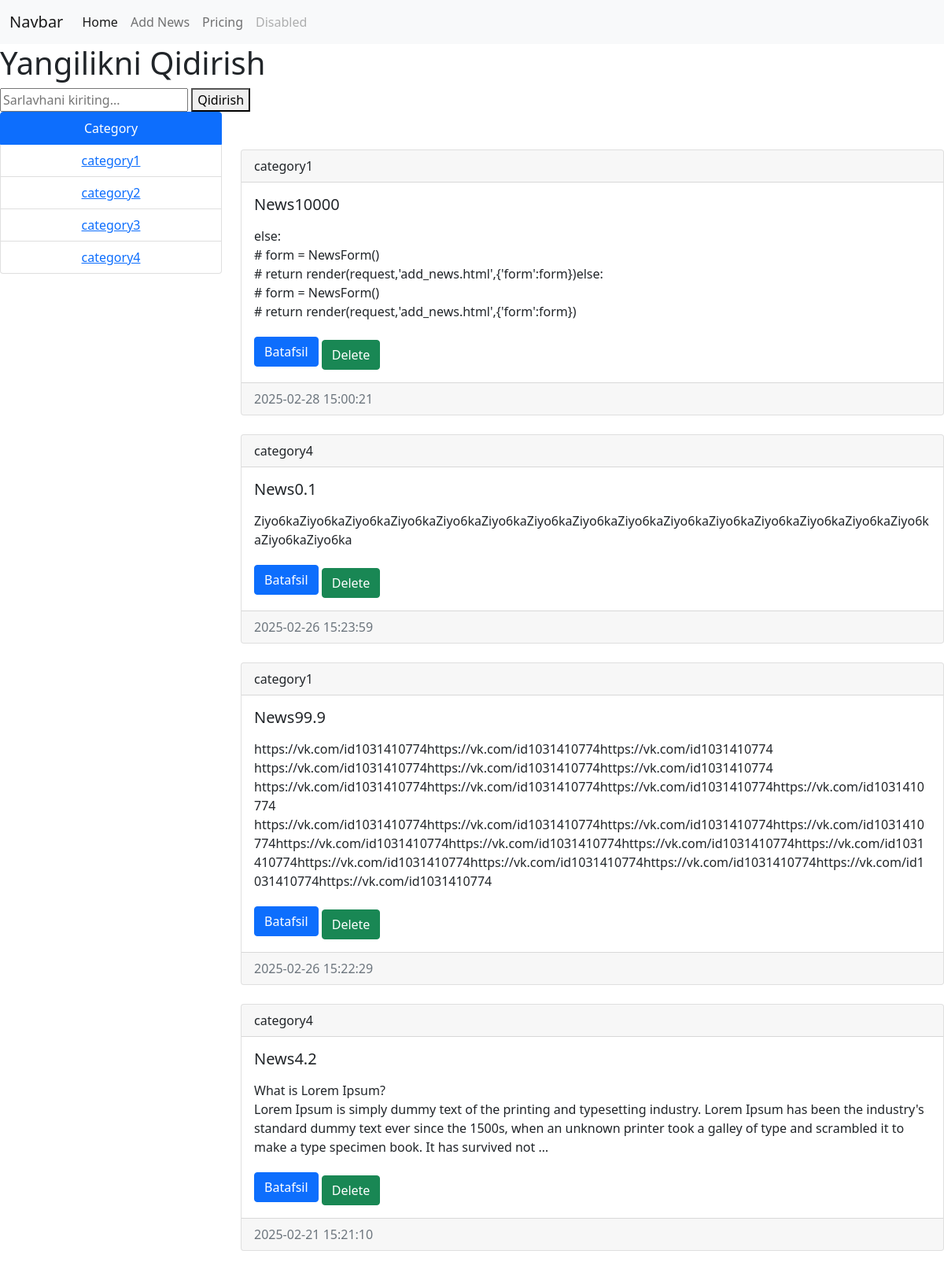
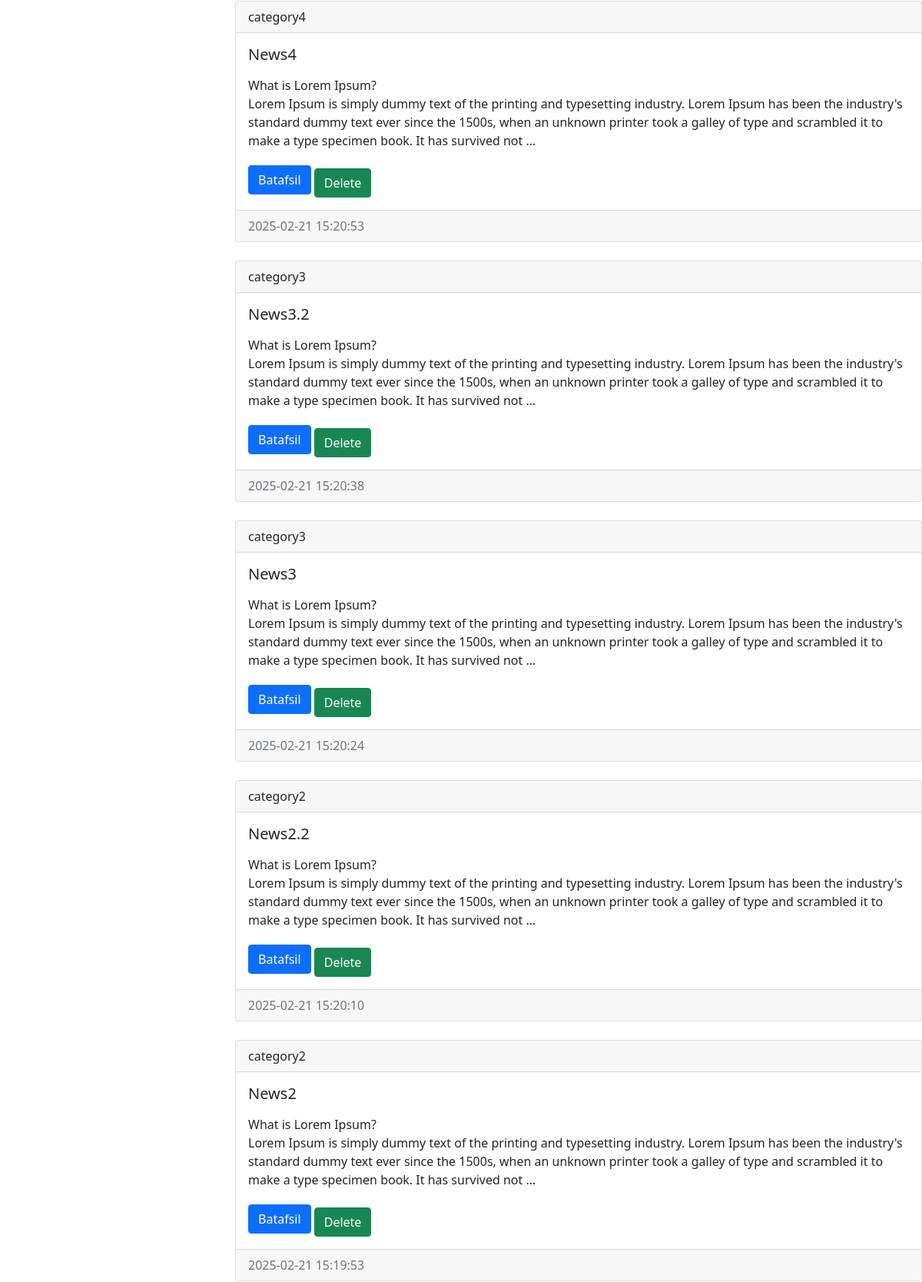
Before: /index/ (upper part) with the older database file (2 pictures, top to bottom).
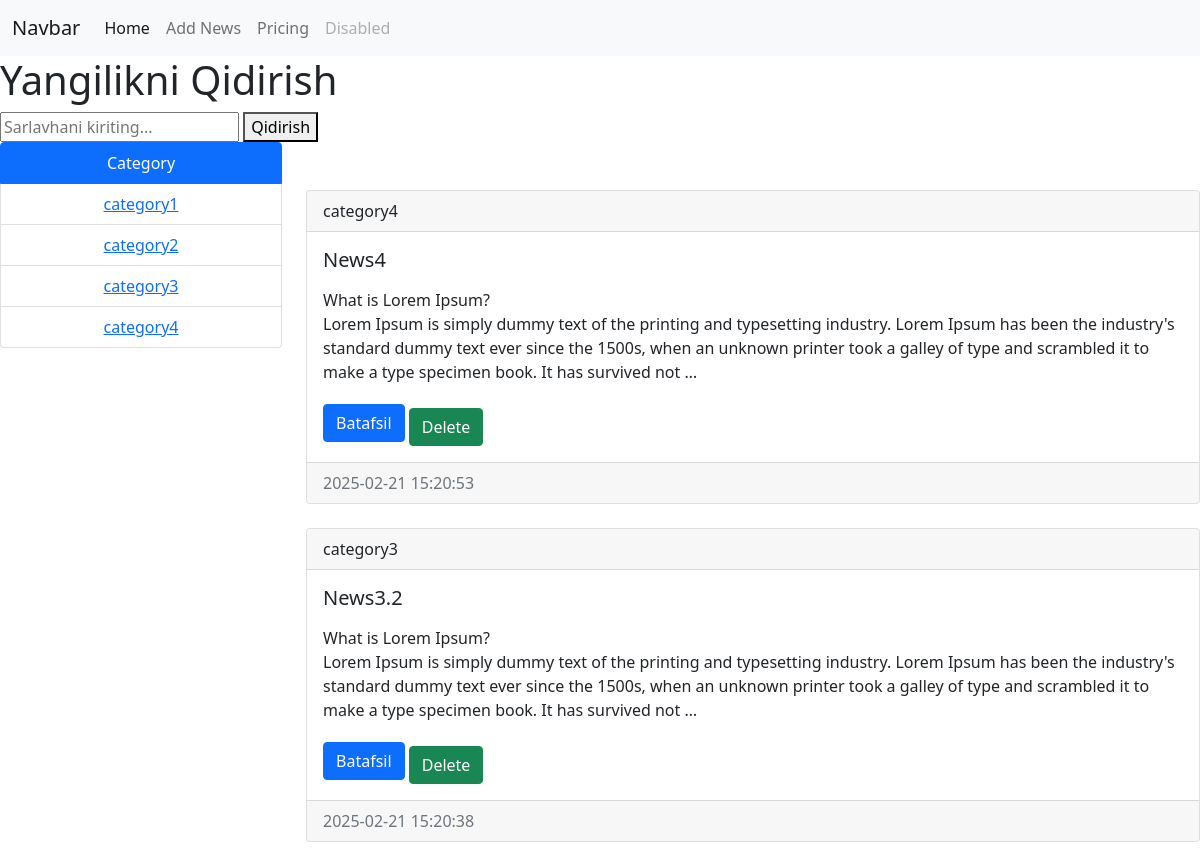
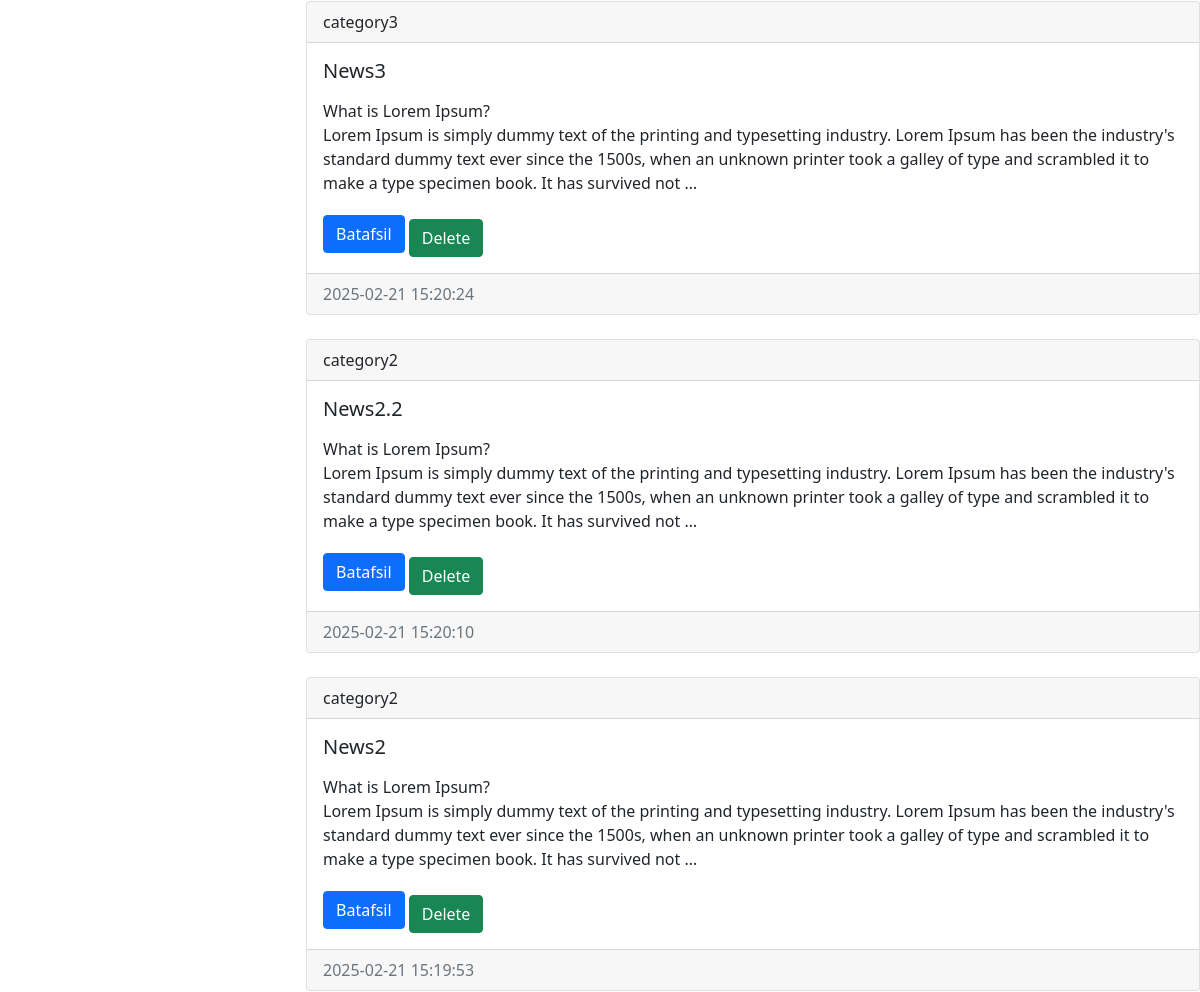
After: the same page with the newer database file (2 pictures, top to bottom).
### configapp/models.py (models this page shows, shortened)
class Categories(models.Model):
    title = models.CharField(max_length=50)
    def __str__(self):
        return self.title

class News(models.Model):
    title = models.CharField(max_length=50, verbose_name='news')
    context = models.TextField(blank=True)
    created_ed = models.DateTimeField(auto_now_add=True)
    updated_ed = models.DateTimeField(auto_now=True)
    category = models.ForeignKey(Categories, on_delete=models.CASCADE,related_name="get_news")
    video = models.FileField(upload_to='videos/', blank=True, null=True,default='default.jpg')
    photos = models.ImageField(upload_to='photos/%Y/%m/%d/',null=True,blank=True,default='default.jpg')
    is_bool = models.BooleanField(default=True)
    views=models.IntegerField(default=0)
    class Meta:
        verbose_name = "NEW"
        verbose_name_plural = "NEWS"
        ordering = ['-created_ed']

### configapp/views.py (the view)
# urls.py: path('index/', index, name="home"),
def index(request):
    news = News.objects.all()
    categories = Categories.objects.all()
    context = {
        'news': news,
        'categories': categories,
    }
    return render(request, 'index.html', context=context)

### configapp/templates/index.html (shortened to what this page needs)
<!DOCTYPE html>
<html lang="en">
<head>
</head>
<body>
<nav class="navbar navbar-expand-lg navbar-light bg-light">
  <div class="container-fluid">
    <a class="navbar-brand" href="#">Navbar</a>
    <div class="collapse navbar-collapse" id="navbarNav">
      <ul class="navbar-nav">
        <li class="nav-item">
          <a class="nav-link active" aria-current="page" href="{% url 'home' %}">Home</a>
        </li>
        <li class="nav-item">
          <a class="nav-link" href="{% url 'add_news' %}">Add News</a>
        </li>
        <li class="nav-item">
          <a class="nav-link" href="#">Pricing</a>
        </li>
        <li class="nav-item">
          <a class="nav-link disabled" href="#" tabindex="-1" aria-disabled="true">Disabled</a>
        </li>
      </ul>
    </div>
  </div>
</nav>
<h1>Yangilikni Qidirish</h1>
    <form method="GET" action="">
        <input type="text" name="q" placeholder="Sarlavhani kiriting..." value="{{ query }}">
        <button type="submit">Qidirish</button>
    </form>
<div class="row">
  <div class="col-3 text-center mt-6">
    <ul class="list-group">
  <li class="list-group-item active" aria-current="true">Category</li>
  {% for item in categories %}
  <li class="list-group-item"><a href="{% url 'categories' item.pk %}" class="">{{item.title}}</a></li>
  {% endfor %}
    </ul>
  </div>
  <div class="col-9 mt-4">
    {% for item in news%}
    <div class="card mt-4 ">
  <div class="card-header">
    {{item.category}}
  </div>
  <div class="card-body">
    <h5 class="card-title">{{item.title}}</h5>
      <p class="card-text">{{item.context  |safe|linebreaks|truncatewords:50}}</p>
    <a href="{% url 'new_about' item.pk %}" class="btn btn-primary">Batafsil</a>
    <a href="{% url 'delete_new' item.pk %}" class="btn btn-success mt-2">Delete</a>
    </div>
  <div class="card-footer text-muted">
    {{item.created_ed | date:'Y-m-d H:i:s'}}
  </div>
</div>
    {% endfor %}
  </div>
</div>
<link href="https://cdn.jsdelivr.net/npm/bootstrap@5.0.2/dist/css/bootstrap.min.css" rel="stylesheet">
</body>
</html>

Changed rows visible on the page:
removed News: category "category1", title "News10000", context "else: # form = NewsForm() # return render(request,'add_news.html',{'form':form})else: # form = NewsForm() # return render(request,'add_news.html',{'form':form})", created_ed "2025-02-28 15:00:21"
removed News: category "category4", title "News0.1", context "Ziyo6kaZiyo6kaZiyo6kaZiyo6kaZiyo6kaZiyo6kaZiyo6kaZiyo6kaZiyo6kaZiyo6kaZiyo6kaZiyo6kaZiyo6kaZiyo6kaZiyo6kaZiyo6kaZiyo6ka", created_ed "2025-02-26 15:23:59"
removed News: category "category1", title "News99.9", context "https://vk.com/id1031410774https://vk.com/id1031410774https://vk.com/id1031410774 https://vk.com/id1031410774https://vk.com/id1031410774https://vk.com/id1031410774 https://vk.com/id1031410774https://vk.com/id1031410774https://vk.com/id1031410774https://vk.com/id1031410774 https://vk.com/id1031410774https://vk.com/id1031410774https://vk.com/id1031410774https://vk.com/id1031410774https://vk.com/id1031410774https://vk.com/id1031410774https://vk.com/id1031410774https://vk.com/id1031410774https://vk.com/id1031410774https://vk.com/id1031410774https://vk.com/id1031410774https://vk.com/id1031410774https://vk.com/id1031410774", created_ed "2025-02-26 15:22:29"
removed News: category "category4", title "News4.2", context "What is Lorem Ipsum? Lorem Ipsum is simply dummy text of the printing and typesetting industry. Lorem Ipsum has been the industry's standard dummy text ever since the 1500s, when an unknown printer took a galley of type and scrambled it to make a type specimen book. It has survived not …", created_ed "2025-02-21 15:21:10"
